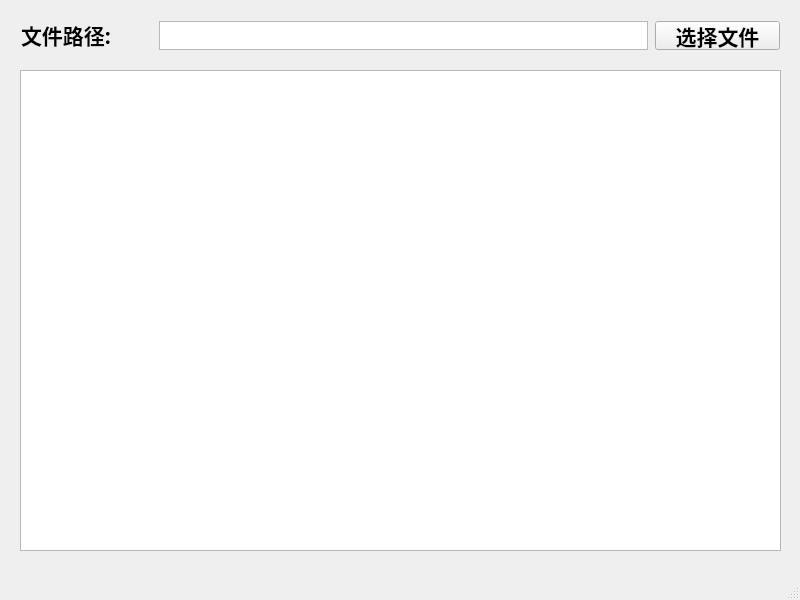
<?xml version="1.0" encoding="UTF-8"?>
<ui version="4.0">
 <class>ShowDocs</class>
 <widget class="QMainWindow" name="ShowDocs">
  <property name="geometry">
   <rect>
    <x>0</x>
    <y>0</y>
    <width>800</width>
    <height>600</height>
   </rect>
  </property>
  <property name="windowTitle">
   <string>MainWindow</string>
  </property>
  <widget class="QWidget" name="centralwidget">
   <widget class="QTextBrowser" name="textBrowser">
    <property name="geometry">
     <rect>
      <x>159</x>
      <y>21</y>
      <width>489</width>
      <height>29</height>
     </rect>
    </property>
   </widget>
   <widget class="QPushButton" name="pushButton">
    <property name="geometry">
     <rect>
      <x>655</x>
      <y>21</y>
      <width>125</width>
      <height>29</height>
     </rect>
    </property>
    <property name="font">
     <font>
      <family>楷体</family>
      <pointsize>16</pointsize>
      <weight>75</weight>
      <bold>true</bold>
     </font>
    </property>
    <property name="text">
     <string>选择文件</string>
    </property>
   </widget>
   <widget class="QLabel" name="label">
    <property name="geometry">
     <rect>
      <x>21</x>
      <y>21</y>
      <width>131</width>
      <height>27</height>
     </rect>
    </property>
    <property name="font">
     <font>
      <family>楷体</family>
      <pointsize>16</pointsize>
      <weight>75</weight>
      <bold>true</bold>
     </font>
    </property>
    <property name="text">
     <string>文件路径:</string>
    </property>
   </widget>
   <widget class="QTextEdit" name="textEdit">
    <property name="geometry">
     <rect>
      <x>20</x>
      <y>70</y>
      <width>761</width>
      <height>481</height>
     </rect>
    </property>
   </widget>
  </widget>
  <widget class="QMenuBar" name="menubar">
   <property name="geometry">
    <rect>
     <x>0</x>
     <y>0</y>
     <width>800</width>
     <height>26</height>
    </rect>
   </property>
  </widget>
  <widget class="QStatusBar" name="statusbar"/>
 </widget>
 <resources/>
 <connections/>
</ui>
